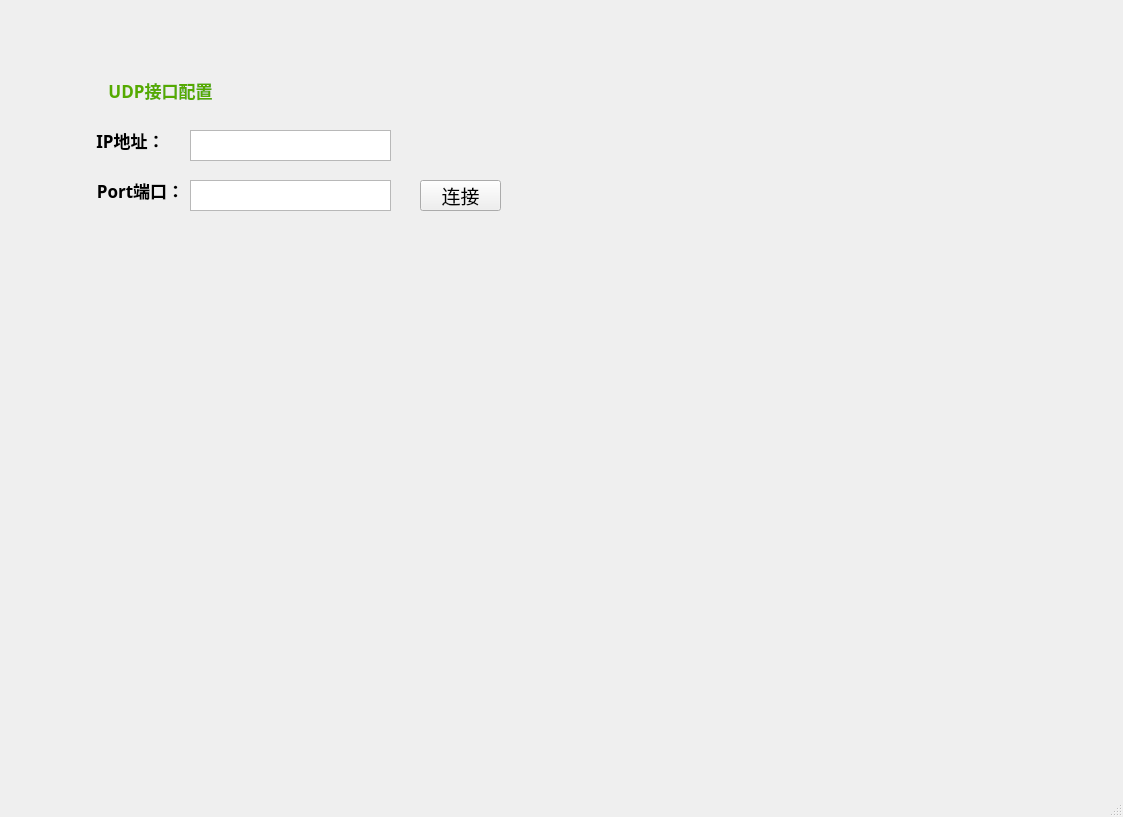
<?xml version="1.0" encoding="UTF-8"?>
<ui version="4.0">
 <class>MainWindow</class>
 <widget class="QMainWindow" name="MainWindow">
  <property name="geometry">
   <rect>
    <x>0</x>
    <y>0</y>
    <width>1123</width>
    <height>817</height>
   </rect>
  </property>
  <property name="windowTitle">
   <string>MainWindow</string>
  </property>
  <widget class="QWidget" name="Window">
   <widget class="QLabel" name="label">
    <property name="geometry">
     <rect>
      <x>90</x>
      <y>70</y>
      <width>141</width>
      <height>41</height>
     </rect>
    </property>
    <property name="font">
     <font>
      <family>仿宋</family>
      <pointsize>13</pointsize>
      <weight>75</weight>
      <bold>true</bold>
     </font>
    </property>
    <property name="autoFillBackground">
     <bool>false</bool>
    </property>
    <property name="styleSheet">
     <string notr="true">color:rgb(85, 170, 0)</string>
    </property>
    <property name="text">
     <string>UDP接口配置</string>
    </property>
    <property name="alignment">
     <set>Qt::AlignCenter</set>
    </property>
   </widget>
   <widget class="QLabel" name="label_2">
    <property name="geometry">
     <rect>
      <x>80</x>
      <y>120</y>
      <width>101</width>
      <height>41</height>
     </rect>
    </property>
    <property name="font">
     <font>
      <family>仿宋</family>
      <pointsize>13</pointsize>
      <weight>75</weight>
      <bold>true</bold>
     </font>
    </property>
    <property name="text">
     <string>IP地址：</string>
    </property>
    <property name="alignment">
     <set>Qt::AlignCenter</set>
    </property>
   </widget>
   <widget class="QLabel" name="label_3">
    <property name="geometry">
     <rect>
      <x>90</x>
      <y>170</y>
      <width>101</width>
      <height>41</height>
     </rect>
    </property>
    <property name="font">
     <font>
      <family>仿宋</family>
      <pointsize>13</pointsize>
      <weight>75</weight>
      <bold>true</bold>
     </font>
    </property>
    <property name="text">
     <string>Port端口：</string>
    </property>
    <property name="alignment">
     <set>Qt::AlignCenter</set>
    </property>
   </widget>
   <widget class="QTextEdit" name="textEdit">
    <property name="geometry">
     <rect>
      <x>190</x>
      <y>130</y>
      <width>201</width>
      <height>31</height>
     </rect>
    </property>
   </widget>
   <widget class="QTextEdit" name="textEdit_2">
    <property name="geometry">
     <rect>
      <x>190</x>
      <y>180</y>
      <width>201</width>
      <height>31</height>
     </rect>
    </property>
   </widget>
   <widget class="QPushButton" name="pushButton">
    <property name="geometry">
     <rect>
      <x>420</x>
      <y>180</y>
      <width>81</width>
      <height>31</height>
     </rect>
    </property>
    <property name="font">
     <font>
      <family>仿宋</family>
      <pointsize>14</pointsize>
     </font>
    </property>
    <property name="text">
     <string>连接</string>
    </property>
   </widget>
  </widget>
  <widget class="QMenuBar" name="menubar">
   <property name="geometry">
    <rect>
     <x>0</x>
     <y>0</y>
     <width>1123</width>
     <height>23</height>
    </rect>
   </property>
  </widget>
  <widget class="QStatusBar" name="statusbar"/>
 </widget>
 <resources/>
 <connections/>
</ui>
